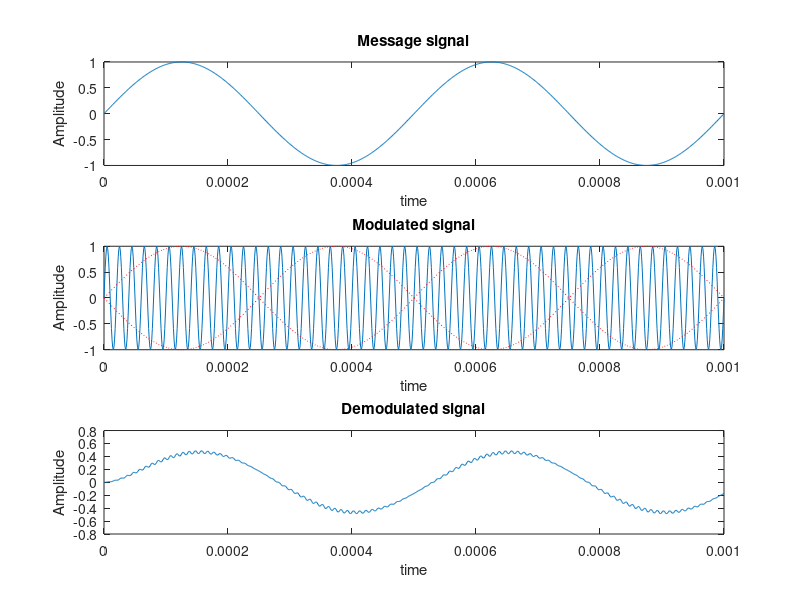

Recreate this plot in MATLAB.
t=0:0.000001:0.001;
Vm=1;
Vc=1;
fm=2000;
fc=50000;
m_t=Vm*sin(2*pi*fm*t);
subplot(3,1,1)
plot(t,m_t)
xlabel('time')
ylabel('Amplitude')
title('Message signal')
c_t=Vc*sin(2*pi*fc*t);
subplot(3,1,2)
plot(t,c_t)
xlabel('time')
ylabel('Amplitude')
title('Carrier signal')
s_t=m_t.*c_t;
hold on
plot(t,m_t,'r:')
plot(t,-m_t,'r:')
xlabel('time')
ylabel('Amplitude')
title('Modulated signal')
hold off
r=s_t.*c_t;
[b a]=butter(1,0.01);
mr=filter(b,a,r);
subplot(3,1,3)
plot(t,mr)
xlabel('time')
ylabel('Amplitude')
title('Demodulated signal')